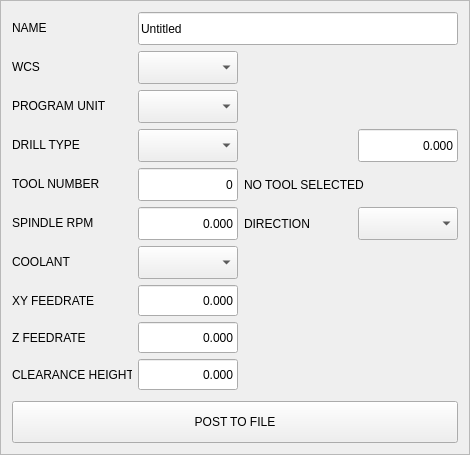
      <widget class="QFrame" name="bolt_hole_setup_frame_3">
       <property name="minimumSize">
        <size>
         <width>470</width>
         <height>430</height>
        </size>
       </property>
       <property name="maximumSize">
        <size>
         <width>470</width>
         <height>460</height>
        </size>
       </property>
       <property name="frameShape">
        <enum>QFrame::StyledPanel</enum>
       </property>
       <property name="frameShadow">
        <enum>QFrame::Raised</enum>
       </property>
       <layout class="QVBoxLayout" name="verticalLayout_64">
        <item>
         <layout class="QVBoxLayout" name="verticalLayout_4">
          <property name="bottomMargin">
           <number>0</number>
          </property>
          <item>
           <layout class="QFormLayout" name="formLayout_6">
            <item row="0" column="0">
             <widget class="QLabel" name="label_168">
              <property name="sizePolicy">
               <sizepolicy hsizetype="Preferred" vsizetype="Fixed">
                <horstretch>0</horstretch>
                <verstretch>0</verstretch>
               </sizepolicy>
              </property>
              <property name="minimumSize">
               <size>
                <width>120</width>
                <height>31</height>
               </size>
              </property>
              <property name="maximumSize">
               <size>
                <width>120</width>
                <height>31</height>
               </size>
              </property>
              <property name="styleSheet">
               <string notr="true"/>
              </property>
              <property name="lineWidth">
               <number>0</number>
              </property>
              <property name="text">
               <string>NAME</string>
              </property>
              <property name="alignment">
               <set>Qt::AlignLeading|Qt::AlignLeft|Qt::AlignVCenter</set>
              </property>
              <property name="indent">
               <number>0</number>
              </property>
             </widget>
            </item>
            <item row="0" column="1">
             <widget class="QLineEdit" name="name_input">
              <property name="minimumSize">
               <size>
                <width>0</width>
                <height>33</height>
               </size>
              </property>
              <property name="maximumSize">
               <size>
                <width>16777215</width>
                <height>33</height>
               </size>
              </property>
              <property name="text">
               <string>Untitled</string>
              </property>
             </widget>
            </item>
            <item row="1" column="0">
             <widget class="QLabel" name="label_132">
              <property name="sizePolicy">
               <sizepolicy hsizetype="Preferred" vsizetype="Fixed">
                <horstretch>0</horstretch>
                <verstretch>0</verstretch>
               </sizepolicy>
              </property>
              <property name="minimumSize">
               <size>
                <width>120</width>
                <height>31</height>
               </size>
              </property>
              <property name="maximumSize">
               <size>
                <width>120</width>
                <height>31</height>
               </size>
              </property>
              <property name="styleSheet">
               <string notr="true"/>
              </property>
              <property name="lineWidth">
               <number>0</number>
              </property>
              <property name="text">
               <string>WCS</string>
              </property>
              <property name="alignment">
               <set>Qt::AlignLeading|Qt::AlignLeft|Qt::AlignVCenter</set>
              </property>
              <property name="indent">
               <number>0</number>
              </property>
             </widget>
            </item>
            <item row="2" column="0">
             <widget class="QLabel" name="label_169">
              <property name="sizePolicy">
               <sizepolicy hsizetype="Preferred" vsizetype="Fixed">
                <horstretch>0</horstretch>
                <verstretch>0</verstretch>
               </sizepolicy>
              </property>
              <property name="minimumSize">
               <size>
                <width>120</width>
                <height>31</height>
               </size>
              </property>
              <property name="maximumSize">
               <size>
                <width>120</width>
                <height>31</height>
               </size>
              </property>
              <property name="styleSheet">
               <string notr="true"/>
              </property>
              <property name="lineWidth">
               <number>0</number>
              </property>
              <property name="text">
               <string>PROGRAM UNIT</string>
              </property>
              <property name="alignment">
               <set>Qt::AlignLeading|Qt::AlignLeft|Qt::AlignVCenter</set>
              </property>
              <property name="indent">
               <number>0</number>
              </property>
             </widget>
            </item>
            <item row="3" column="0">
             <widget class="QLabel" name="drill_type_label">
              <property name="sizePolicy">
               <sizepolicy hsizetype="Preferred" vsizetype="Fixed">
                <horstretch>0</horstretch>
                <verstretch>0</verstretch>
               </sizepolicy>
              </property>
              <property name="minimumSize">
               <size>
                <width>120</width>
                <height>31</height>
               </size>
              </property>
              <property name="maximumSize">
               <size>
                <width>120</width>
                <height>31</height>
               </size>
              </property>
              <property name="styleSheet">
               <string notr="true"/>
              </property>
              <property name="lineWidth">
               <number>0</number>
              </property>
              <property name="text">
               <string>DRILL TYPE</string>
              </property>
              <property name="alignment">
               <set>Qt::AlignLeading|Qt::AlignLeft|Qt::AlignVCenter</set>
              </property>
              <property name="indent">
               <number>0</number>
              </property>
             </widget>
            </item>
            <item row="3" column="1">
             <layout class="QHBoxLayout" name="horizontalLayout_9">
              <item>
               <widget class="QComboBox" name="drill_type_input">
                <property name="minimumSize">
                 <size>
                  <width>100</width>
                  <height>33</height>
                 </size>
                </property>
                <property name="maximumSize">
                 <size>
                  <width>100</width>
                  <height>33</height>
                 </size>
                </property>
               </widget>
              </item>
              <item>
               <widget class="QLabel" name="drill_type_param_label">
                <property name="sizePolicy">
                 <sizepolicy hsizetype="Preferred" vsizetype="Fixed">
                  <horstretch>0</horstretch>
                  <verstretch>0</verstretch>
                 </sizepolicy>
                </property>
                <property name="minimumSize">
                 <size>
                  <width>115</width>
                  <height>31</height>
                 </size>
                </property>
                <property name="maximumSize">
                 <size>
                  <width>115</width>
                  <height>31</height>
                 </size>
                </property>
                <property name="styleSheet">
                 <string notr="true"/>
                </property>
                <property name="lineWidth">
                 <number>0</number>
                </property>
                <property name="text">
                 <string/>
                </property>
                <property name="alignment">
                 <set>Qt::AlignLeading|Qt::AlignLeft|Qt::AlignVCenter</set>
                </property>
                <property name="indent">
                 <number>0</number>
                </property>
               </widget>
              </item>
              <item>
               <widget class="FloatLineEdit" name="drill_type_param_value">
                <property name="minimumSize">
                 <size>
                  <width>100</width>
                  <height>33</height>
                 </size>
                </property>
                <property name="maximumSize">
                 <size>
                  <width>100</width>
                  <height>33</height>
                 </size>
                </property>
                <property name="text">
                 <string>0.000</string>
                </property>
                <property name="alignment">
                 <set>Qt::AlignRight|Qt::AlignTrailing|Qt::AlignVCenter</set>
                </property>
                <property name="bottom" stdset="0">
                 <double>0.000000000000000</double>
                </property>
               </widget>
              </item>
             </layout>
            </item>
            <item row="4" column="0">
             <widget class="QLabel" name="tool_number_label_3">
              <property name="sizePolicy">
               <sizepolicy hsizetype="Preferred" vsizetype="Fixed">
                <horstretch>0</horstretch>
                <verstretch>0</verstretch>
               </sizepolicy>
              </property>
              <property name="minimumSize">
               <size>
                <width>120</width>
                <height>31</height>
               </size>
              </property>
              <property name="maximumSize">
               <size>
                <width>120</width>
                <height>31</height>
               </size>
              </property>
              <property name="styleSheet">
               <string notr="true"/>
              </property>
              <property name="lineWidth">
               <number>0</number>
              </property>
              <property name="text">
               <string>TOOL NUMBER</string>
              </property>
              <property name="alignment">
               <set>Qt::AlignLeading|Qt::AlignLeft|Qt::AlignVCenter</set>
              </property>
              <property name="indent">
               <number>0</number>
              </property>
             </widget>
            </item>
            <item row="4" column="1">
             <layout class="QHBoxLayout" name="horizontalLayout_10">
              <item>
               <widget class="IntLineEdit" name="tool_number_input">
                <property name="minimumSize">
                 <size>
                  <width>100</width>
                  <height>33</height>
                 </size>
                </property>
                <property name="maximumSize">
                 <size>
                  <width>100</width>
                  <height>33</height>
                 </size>
                </property>
                <property name="text">
                 <string>0</string>
                </property>
                <property name="alignment">
                 <set>Qt::AlignRight|Qt::AlignTrailing|Qt::AlignVCenter</set>
                </property>
                <property name="default_value" stdset="0">
                 <number>0</number>
                </property>
                <property name="bottom" stdset="0">
                 <number>0</number>
                </property>
               </widget>
              </item>
              <item>
               <widget class="QLabel" name="tool_description">
                <property name="sizePolicy">
                 <sizepolicy hsizetype="Preferred" vsizetype="Fixed">
                  <horstretch>0</horstretch>
                  <verstretch>0</verstretch>
                 </sizepolicy>
                </property>
                <property name="minimumSize">
                 <size>
                  <width>120</width>
                  <height>31</height>
                 </size>
                </property>
                <property name="maximumSize">
                 <size>
                  <width>16777215</width>
                  <height>31</height>
                 </size>
                </property>
                <property name="styleSheet">
                 <string notr="true"/>
                </property>
                <property name="lineWidth">
                 <number>0</number>
                </property>
                <property name="text">
                 <string>NO TOOL SELECTED</string>
                </property>
                <property name="alignment">
                 <set>Qt::AlignLeading|Qt::AlignLeft|Qt::AlignVCenter</set>
                </property>
                <property name="indent">
                 <number>0</number>
                </property>
               </widget>
              </item>
             </layout>
            </item>
            <item row="5" column="0">
             <widget class="QLabel" name="label_170">
              <property name="sizePolicy">
               <sizepolicy hsizetype="Preferred" vsizetype="Fixed">
                <horstretch>0</horstretch>
                <verstretch>0</verstretch>
               </sizepolicy>
              </property>
              <property name="minimumSize">
               <size>
                <width>120</width>
                <height>31</height>
               </size>
              </property>
              <property name="maximumSize">
               <size>
                <width>120</width>
                <height>31</height>
               </size>
              </property>
              <property name="styleSheet">
               <string notr="true"/>
              </property>
              <property name="lineWidth">
               <number>0</number>
              </property>
              <property name="text">
               <string>SPINDLE RPM</string>
              </property>
              <property name="alignment">
               <set>Qt::AlignLeading|Qt::AlignLeft|Qt::AlignVCenter</set>
              </property>
              <property name="indent">
               <number>0</number>
              </property>
             </widget>
            </item>
            <item row="5" column="1">
             <layout class="QHBoxLayout" name="horizontalLayout_11">
              <item>
               <widget class="FloatLineEdit" name="spindle_rpm_input">
                <property name="sizePolicy">
                 <sizepolicy hsizetype="Expanding" vsizetype="Fixed">
                  <horstretch>100</horstretch>
                  <verstretch>33</verstretch>
                 </sizepolicy>
                </property>
                <property name="maximumSize">
                 <size>
                  <width>100</width>
                  <height>33</height>
                 </size>
                </property>
                <property name="text">
                 <string>0.000</string>
                </property>
                <property name="alignment">
                 <set>Qt::AlignRight|Qt::AlignTrailing|Qt::AlignVCenter</set>
                </property>
                <property name="bottom" stdset="0">
                 <double>0.000000000000000</double>
                </property>
               </widget>
              </item>
              <item>
               <widget class="QLabel" name="label_171">
                <property name="sizePolicy">
                 <sizepolicy hsizetype="Preferred" vsizetype="Fixed">
                  <horstretch>0</horstretch>
                  <verstretch>0</verstretch>
                 </sizepolicy>
                </property>
                <property name="minimumSize">
                 <size>
                  <width>90</width>
                  <height>31</height>
                 </size>
                </property>
                <property name="maximumSize">
                 <size>
                  <width>115</width>
                  <height>31</height>
                 </size>
                </property>
                <property name="styleSheet">
                 <string notr="true"/>
                </property>
                <property name="lineWidth">
                 <number>0</number>
                </property>
                <property name="text">
                 <string>DIRECTION</string>
                </property>
                <property name="alignment">
                 <set>Qt::AlignLeading|Qt::AlignLeft|Qt::AlignVCenter</set>
                </property>
                <property name="indent">
                 <number>0</number>
                </property>
               </widget>
              </item>
              <item>
               <widget class="QComboBox" name="spindle_direction_input">
                <property name="minimumSize">
                 <size>
                  <width>100</width>
                  <height>33</height>
                 </size>
                </property>
                <property name="maximumSize">
                 <size>
                  <width>100</width>
                  <height>33</height>
                 </size>
                </property>
               </widget>
              </item>
             </layout>
            </item>
            <item row="6" column="0">
             <widget class="QLabel" name="label_172">
              <property name="sizePolicy">
               <sizepolicy hsizetype="Preferred" vsizetype="Fixed">
                <horstretch>0</horstretch>
                <verstretch>0</verstretch>
               </sizepolicy>
              </property>
              <property name="minimumSize">
               <size>
                <width>120</width>
                <height>31</height>
               </size>
              </property>
              <property name="maximumSize">
               <size>
                <width>120</width>
                <height>31</height>
               </size>
              </property>
              <property name="styleSheet">
               <string notr="true"/>
              </property>
              <property name="lineWidth">
               <number>0</number>
              </property>
              <property name="text">
               <string>COOLANT</string>
              </property>
              <property name="alignment">
               <set>Qt::AlignLeading|Qt::AlignLeft|Qt::AlignVCenter</set>
              </property>
              <property name="indent">
               <number>0</number>
              </property>
             </widget>
            </item>
            <item row="7" column="0">
             <widget class="QLabel" name="label_173">
              <property name="sizePolicy">
               <sizepolicy hsizetype="Preferred" vsizetype="Fixed">
                <horstretch>0</horstretch>
                <verstretch>0</verstretch>
               </sizepolicy>
              </property>
              <property name="minimumSize">
               <size>
                <width>120</width>
                <height>31</height>
               </size>
              </property>
              <property name="maximumSize">
               <size>
                <width>120</width>
                <height>31</height>
               </size>
              </property>
              <property name="styleSheet">
               <string notr="true"/>
              </property>
              <property name="lineWidth">
               <number>0</number>
              </property>
              <property name="text">
               <string>XY FEEDRATE</string>
              </property>
              <property name="alignment">
               <set>Qt::AlignLeading|Qt::AlignLeft|Qt::AlignVCenter</set>
              </property>
              <property name="indent">
               <number>0</number>
              </property>
             </widget>
            </item>
            <item row="7" column="1">
             <widget class="FloatLineEdit" name="xy_feed_rate_input">
              <property name="sizePolicy">
               <sizepolicy hsizetype="Expanding" vsizetype="Fixed">
                <horstretch>100</horstretch>
                <verstretch>33</verstretch>
               </sizepolicy>
              </property>
              <property name="maximumSize">
               <size>
                <width>100</width>
                <height>33</height>
               </size>
              </property>
              <property name="text">
               <string>0.000</string>
              </property>
              <property name="alignment">
               <set>Qt::AlignRight|Qt::AlignTrailing|Qt::AlignVCenter</set>
              </property>
              <property name="bottom" stdset="0">
               <double>0.000000000000000</double>
              </property>
             </widget>
            </item>
            <item row="8" column="0">
             <widget class="QLabel" name="label_174">
              <property name="sizePolicy">
               <sizepolicy hsizetype="Preferred" vsizetype="Fixed">
                <horstretch>0</horstretch>
                <verstretch>0</verstretch>
               </sizepolicy>
              </property>
              <property name="minimumSize">
               <size>
                <width>120</width>
                <height>31</height>
               </size>
              </property>
              <property name="maximumSize">
               <size>
                <width>120</width>
                <height>31</height>
               </size>
              </property>
              <property name="styleSheet">
               <string notr="true"/>
              </property>
              <property name="lineWidth">
               <number>0</number>
              </property>
              <property name="text">
               <string>Z FEEDRATE</string>
              </property>
              <property name="alignment">
               <set>Qt::AlignLeading|Qt::AlignLeft|Qt::AlignVCenter</set>
              </property>
              <property name="indent">
               <number>0</number>
              </property>
             </widget>
            </item>
            <item row="8" column="1">
             <widget class="FloatLineEdit" name="z_feed_rate_input">
              <property name="sizePolicy">
               <sizepolicy hsizetype="Expanding" vsizetype="Fixed">
                <horstretch>100</horstretch>
                <verstretch>33</verstretch>
               </sizepolicy>
              </property>
              <property name="maximumSize">
               <size>
                <width>100</width>
                <height>33</height>
               </size>
              </property>
              <property name="text">
               <string>0.000</string>
              </property>
              <property name="alignment">
               <set>Qt::AlignRight|Qt::AlignTrailing|Qt::AlignVCenter</set>
              </property>
              <property name="bottom" stdset="0">
               <double>0.000000000000000</double>
              </property>
             </widget>
            </item>
            <item row="10" column="0">
             <widget class="QLabel" name="label_175">
              <property name="sizePolicy">
               <sizepolicy hsizetype="Preferred" vsizetype="Fixed">
                <horstretch>0</horstretch>
                <verstretch>0</verstretch>
               </sizepolicy>
              </property>
              <property name="minimumSize">
               <size>
                <width>120</width>
                <height>31</height>
               </size>
              </property>
              <property name="maximumSize">
               <size>
                <width>120</width>
                <height>31</height>
               </size>
              </property>
              <property name="styleSheet">
               <string notr="true"/>
              </property>
              <property name="lineWidth">
               <number>0</number>
              </property>
              <property name="text">
               <string>CLEARANCE HEIGHT</string>
              </property>
              <property name="alignment">
               <set>Qt::AlignLeading|Qt::AlignLeft|Qt::AlignVCenter</set>
              </property>
              <property name="indent">
               <number>0</number>
              </property>
             </widget>
            </item>
            <item row="10" column="1">
             <widget class="FloatLineEdit" name="clearance_height_input">
              <property name="sizePolicy">
               <sizepolicy hsizetype="Expanding" vsizetype="Fixed">
                <horstretch>100</horstretch>
                <verstretch>33</verstretch>
               </sizepolicy>
              </property>
              <property name="maximumSize">
               <size>
                <width>100</width>
                <height>33</height>
               </size>
              </property>
              <property name="text">
               <string>0.000</string>
              </property>
              <property name="alignment">
               <set>Qt::AlignRight|Qt::AlignTrailing|Qt::AlignVCenter</set>
              </property>
              <property name="bottom" stdset="0">
               <double>0.000000000000000</double>
              </property>
             </widget>
            </item>
            <item row="1" column="1">
             <widget class="QComboBox" name="wcs_input">
              <property name="minimumSize">
               <size>
                <width>100</width>
                <height>33</height>
               </size>
              </property>
              <property name="maximumSize">
               <size>
                <width>100</width>
                <height>33</height>
               </size>
              </property>
             </widget>
            </item>
            <item row="2" column="1">
             <widget class="QComboBox" name="unit_input">
              <property name="minimumSize">
               <size>
                <width>100</width>
                <height>33</height>
               </size>
              </property>
              <property name="maximumSize">
               <size>
                <width>100</width>
                <height>33</height>
               </size>
              </property>
             </widget>
            </item>
            <item row="6" column="1">
             <widget class="QComboBox" name="coolant_input">
              <property name="minimumSize">
               <size>
                <width>100</width>
                <height>33</height>
               </size>
              </property>
              <property name="maximumSize">
               <size>
                <width>100</width>
                <height>33</height>
               </size>
              </property>
             </widget>
            </item>
           </layout>
          </item>
          <item>
           <layout class="QHBoxLayout" name="horizontalLayout">
            <property name="topMargin">
             <number>5</number>
            </property>
            <item>
             <widget class="QPushButton" name="post_to_file">
              <property name="minimumSize">
               <size>
                <width>0</width>
                <height>42</height>
               </size>
              </property>
              <property name="text">
               <string>POST TO FILE</string>
              </property>
             </widget>
            </item>
           </layout>
          </item>
         </layout>
        </item>
       </layout>
      </widget>
